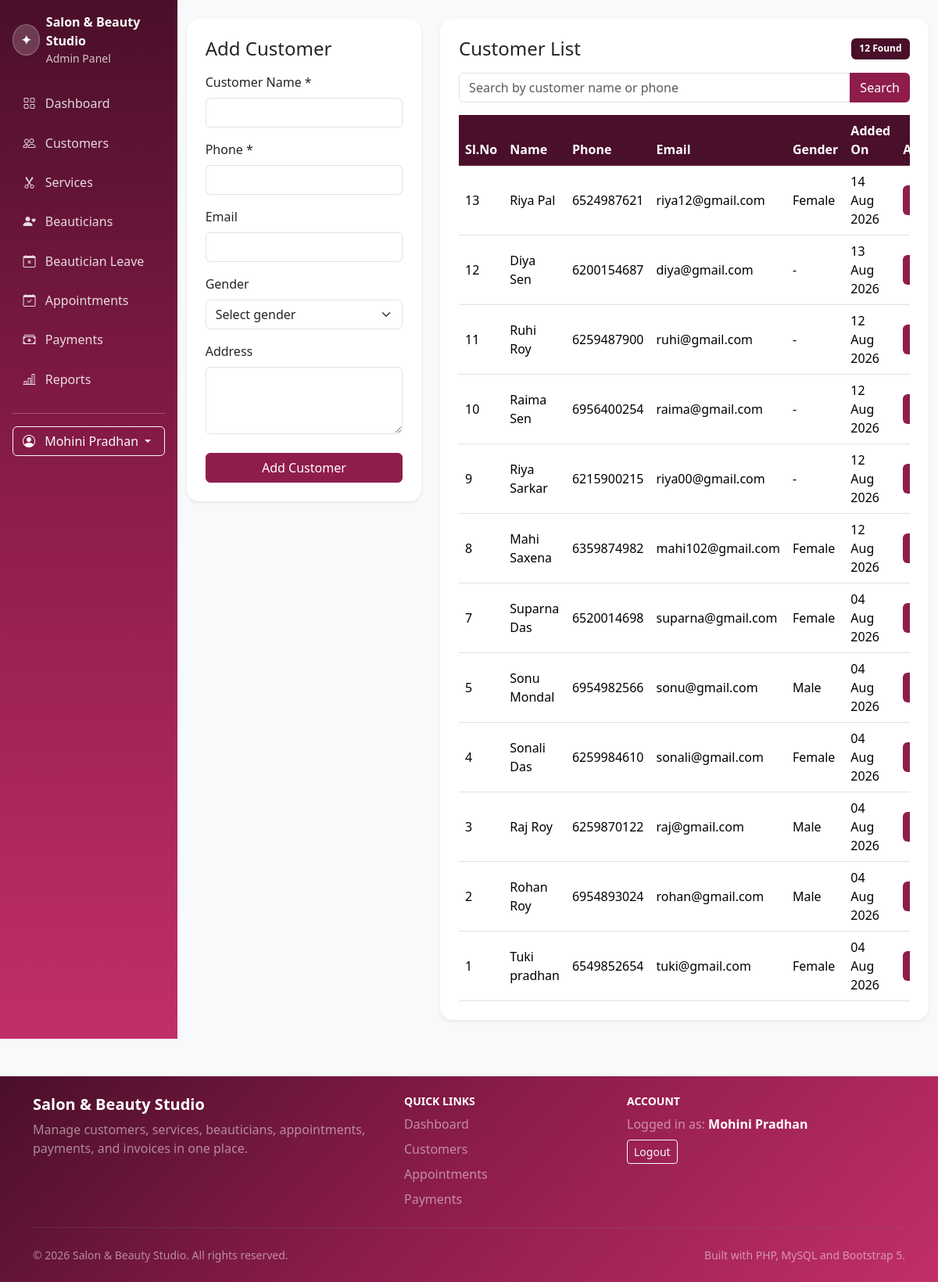
The app's page /customers/index.php (signed in) with its own data.
### tables this page shows
CREATE TABLE `customers` (
  `id` int(10) UNSIGNED NOT NULL,
  `user_id` int(10) UNSIGNED DEFAULT NULL,
  `customer_name` varchar(120) NOT NULL,
  `phone` varchar(20) NOT NULL,
  `email` varchar(150) DEFAULT NULL,
  `address` text DEFAULT NULL,
  `gender` enum('Female','Male','Other','Prefer not to say') DEFAULT NULL,
  `created_at` timestamp NOT NULL DEFAULT current_timestamp(),
  `updated_at` timestamp NOT NULL DEFAULT current_timestamp() ON UPDATE current_timestamp()
);

### includes/auth.php (called while the page is built, shortened)
<?php
    function e(?string $text): string{
        return htmlspecialchars((string) $text, ENT_QUOTES, 'UTF-8');
    }

### customers/index.php (the view, shortened to what this page needs)
<?php
    require_once __DIR__ . '/../config/database.php';
    require_once __DIR__ . '/../includes/auth.php';
    $customerName = '';
    $phone = '';
    $email = '';
    $address = '';
    $search = trim($_GET['search'] ?? '');
    if ($search !== '') {
        $getCustomers = $pdo->prepare(
            'SELECT *
            FROM customers
            WHERE customer_name LIKE :name_search
                OR phone LIKE :phone_search
            ORDER BY id DESC'
        );
        $getCustomers->execute([
            'name_search' => '%' . $search . '%',
            'phone_search' => '%' . $search . '%'
        ]);
        $customers = $getCustomers->fetchAll();
    } else {
        $getCustomers = $pdo->query(
            'SELECT *
            FROM customers
            ORDER BY id DESC'
        );
        $customers = $getCustomers->fetchAll();
    }
?>
<?php
    require_once __DIR__ . "/../includes/header.php";
?>
<div class="container py-4">
    <div class="row g-4">
        <div class="col-lg-4">
            <div class="card border-0 shadow-sm">
                <div class="card-body p-4">
                    <h1 class="h4 mb-3">Add Customer</h1>
                    <form method="POST">
                        <div class="mb-3">
                            <label for="customer_name" class="form-label">
                                Customer Name *
                            </label>
                            <input
                                type="text"
                                class="form-control"
                                id="customer_name"
                                name="customer_name"
                                value="<?= e($customerName) ?>"
                                required
                            >
                        </div>
                        <div class="mb-3">
                            <label for="phone" class="form-label">
                                Phone *
                            </label>
                            <input
                                type="text"
                                class="form-control"
                                id="phone"
                                name="phone"
                                value="<?= e($phone) ?>"
                                required
                            >
                        </div>
                        <div class="mb-3">
                            <label for="email" class="form-label">
                                Email
                            </label>
                            <input
                                type="email"
                                class="form-control"
                                id="email"
                                name="email"
                                value="<?= e($email) ?>"
                            >
                        </div>
                        <div class="mb-3">
                            <label for="gender" class="form-label">
                                Gender
                            </label>
                            <select class="form-select" id="gender" name="gender">
                                <option value="">Select gender</option>
                            </select>
                        </div>
                        <div class="mb-4">
                            <label for="address" class="form-label">
                                Address
                            </label>
                            <textarea
                                class="form-control"
                                id="address"
                                name="address"
                                rows="3"
                            ><?= e($address) ?></textarea>
                        </div>
                        <button type="submit" class="btn btn-primary w-100">
                            Add Customer
                        </button>
                    </form>
                </div>
            </div>
        </div>
        <div class="col-lg-8">
            <div class="card border-0 shadow-sm">
                <div class="card-body p-4">
                    <div class="d-flex justify-content-between align-items-center mb-3">
                        <h2 class="h4 mb-0">Customer List</h2>
                        <span class="badge text-white" style="background-color: #4a0f2a;">
                            <?= count($customers) ?> Found
                        </span>
                    </div>
                    <form method="GET" class="mb-3">
                        <div class="input-group">
                            <input
                                type="search"
                                class="form-control"
                                name="search"
                                placeholder="Search by customer name or phone"
                                value="<?= e($search) ?>"
                            >
                            <button class="btn text-white" style="background-color: #8f1d4c;" type="submit">
                                Search
                            </button>
                        </div>
                    </form>
                    <div class="table-responsive">
                        <table class="table table-hover align-middle mb-0">
                            <thead class="table-dark">
                                <tr>
                                    <th>Sl.No</th>
                                    <th>Name</th>
                                    <th>Phone</th>
                                    <th>Email</th>
                                    <th>Gender</th>
                                    <th>Added On</th>
                                    <th>Action</th>
                                </tr>
                            </thead>
                            <tbody>
                                <?php if (empty($customers)): ?>
                                    <tr>
                                        <td colspan="7" class="text-center text-muted py-4">
                                            No customers found.
                                        </td>
                                    </tr>
                                <?php else: ?>
                                    <?php foreach ($customers as $customer): ?>
                                        <tr>
                                            <td><?= (int) $customer['id'] ?></td>
                                            <td><?= e($customer['customer_name']) ?></td>
                                            <td><?= e($customer['phone']) ?></td>
                                            <td><?= e($customer['email'] ?? '-') ?></td>
                                            <td><?= e($customer['gender'] ?? '-') ?></td>
                                            <td>
                                                <?= e(date(
                                                    'd M Y',
                                                    strtotime($customer['created_at'])
                                                )) ?>
                                            </td>
                                            <td class="text-nowrap">
                                                <a href="<?= BASE_URL ?>/customers/history.php?id=<?= (int) $customer['id'] ?>" class="btn text-white" style="background-color: #8f1d4c;">
                                                </a>
                                            </td>
                                        </tr>
                                    <?php endforeach; ?>
                                <?php endif; ?>
                            </tbody>
                        </table>
                    </div>
                </div>
            </div>
        </div>
    </div>
</div>
</body>
</html>
<?php require_once __DIR__ . '/../includes/footer.php'; ?>

### assets/css/style.css (style rules this page uses)
:root { --salon-primary: #8f1d4c; --salon-primary-dark: #4a0f2a; --salon-pink: #c12f68; --salon-soft: #fff4f8; }
body { min-height: 100vh; color: #2d2430; background: #f8f9fa; }
.card { border-radius: 1rem; transition: transform 0.18s ease, box-shadow 0.18s ease; }
.btn-primary { background-color: var(--salon-primary); border-color: var(--salon-primary); }
.table-dark { --bs-table-bg: var(--salon-primary-dark); --bs-table-border-color: #68203c; }
.badge { padding: 0.45rem 0.65rem; font-weight: 600; }

### includes/header.php (style rules this page uses)
body { background: #f8f9fa; }

### records on screen
customers: id "13", customer_name "Riya Pal", phone "6524987621", email "riya12@gmail.com", gender "Female", created_at "14 Aug 2026"
customers: id "12", customer_name "Diya Sen", phone "6200154687", email "diya@gmail.com", gender "-", created_at "13 Aug 2026"
customers: id "11", customer_name "Ruhi Roy", phone "6259487900", email "ruhi@gmail.com", gender "-", created_at "12 Aug 2026"
customers: id "10", customer_name "Raima Sen", phone "6956400254", email "raima@gmail.com", gender "-", created_at "12 Aug 2026"
customers: id "9", customer_name "Riya Sarkar", phone "6215900215", email "riya00@gmail.com", gender "-", created_at "12 Aug 2026"
customers: id "8", customer_name "Mahi Saxena", phone "6359874982", email "mahi102@gmail.com", gender "Female", created_at "12 Aug 2026"
customers: id "7", customer_name "Suparna Das", phone "6520014698", email "suparna@gmail.com", gender "Female", created_at "04 Aug 2026"
customers: id "5", customer_name "Sonu Mondal", phone "6954982566", email "sonu@gmail.com", gender "Male", created_at "04 Aug 2026"
customers: id "4", customer_name "Sonali Das", phone "6259984610", email "sonali@gmail.com", gender "Female", created_at "04 Aug 2026"
customers: id "3", customer_name "Raj Roy", phone "6259870122", email "raj@gmail.com", gender "Male", created_at "04 Aug 2026"
customers: id "2", customer_name "Rohan Roy", phone "6954893024", email "rohan@gmail.com", gender "Male", created_at "04 Aug 2026"
customers: id "1", customer_name "Tuki pradhan", phone "6549852654", email "tuki@gmail.com", gender "Female", created_at "04 Aug 2026"

### other values on screen
APP_NAME "Salon & Beauty Studio"
$_SESSION['user_name'] "Mohini Pradhan"
count($customers) "12"
